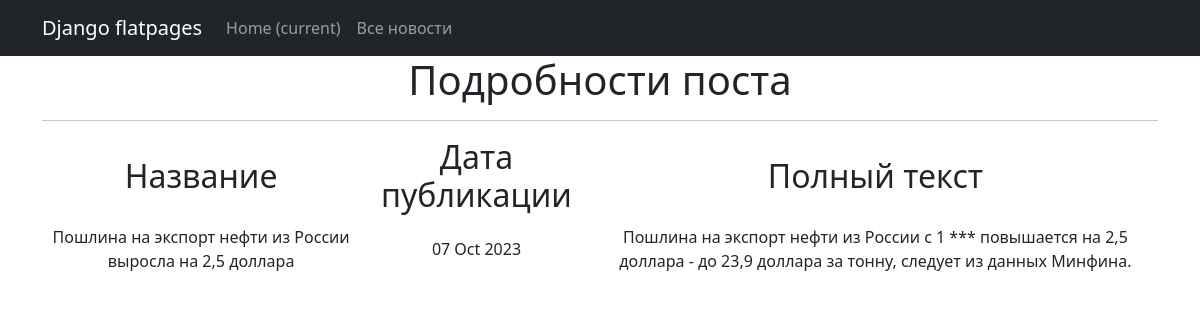
Screenshot of /news/3 with the database file from the repository.
### simpleapp/models.py (models this page shows, shortened)
class Post(models.Model):
    id = models.AutoField(primary_key=True)
    title_of_post = models.CharField(max_length=100)
    author = models.ForeignKey(Author, on_delete=models.CASCADE)
    post_text = models.TextField()
    news_or_article = models.CharField(max_length=8, choices=NEWS_OR_ARTICLE, default='article')
    post_rating = models.IntegerField(default=0)
    date_of_post = models.DateTimeField(auto_now_add=True)
    category = models.ManyToManyField('category', through='PostCategory')

### simpleapp/views.py (the view)
# urls.py: path('<int:pk>', PostDetail.as_view()),
class PostDetail(DetailView):
    model = Post
    template_name = 'post.html'
    context_object_name = 'post'

### simpleapp/templatetags/custom_filters.py (called while the page is built)
@register.filter()
def censor(value):
   censored_text = value
   for word in value.split(' '):
       if word in BAD_WORDS:
           censored_text = censored_text.replace(word, '***')
   return censored_text

### templates/post.html (shortened to what this page needs)
{% extends 'flatpages/default.html' %}
{% load custom_filters %}
{% block content %}
   <h1>Подробности поста</h1>
   <hr>
       <table>
           <tr>
               <td><h2>Название</h2></td>
               <td><h2>Дата публикации</h2></td>
               <td><h2>Полный текст</h2></td>
           </tr>
           <tr>
               <td>{{ post.title_of_post|censor }}</td>
               <td>{{ post.date_of_post|date:'d M Y' }}</td>
               <td>{{ post.post_text|censor }}</td>
           </tr>
       </table>
{% endblock content %}

### rows the page displays
Post: title_of_post|censor "Пошлина на экспорт нефти из России выросла на 2,5 доллара", date_of_post "07 Oct 2023", post_text|censor "Пошлина на экспорт нефти из России с 1 *** повышается на 2,5 доллара - до 23,9 доллара за тонну, следует из данных Минфина."
